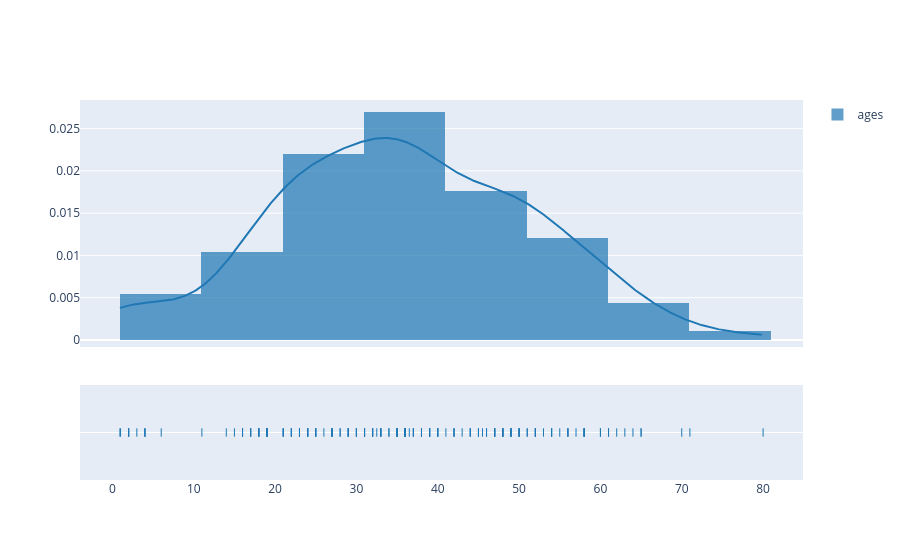

Notebook code cell kept with this figure:
### Markdown cell above
We can also control how the data is divided

### Code cell
ff.create_distplot([ti['age']], ['ages'], bin_size=10)

### Figure 1 — Plotly figure (JSON) as saved in the notebook; plotly's stock layout.template omitted (floating-point values rounded to 4 significant figures; data arrays with more than 128 entries replaced by an {"elided": "..."} marker saying what was removed)
{"data": [{"autobinx": false, "histnorm": "probability density", "legendgroup": "ages", "marker": {"color": "rgb(31, 119, 180)"}, "name": "ages", "opacity": 0.7, "type": "histogram", "x": {"elided": "182 float values"}, "xaxis": "x", "xbins": {"end": 80, "size": 10, "start": 0.92}, "yaxis": "y"}, {"legendgroup": "ages", "marker": {"color": "rgb(31, 119, 180)"}, "mode": "lines", "name": "ages", "showlegend": false, "type": "scatter", "x": {"elided": "500 float values"}, "xaxis": "x", "y": {"elided": "500 float values"}, "yaxis": "y"}, {"legendgroup": "ages", "marker": {"color": "rgb(31, 119, 180)", "symbol": "line-ns-open"}, "mode": "markers", "name": "ages", "showlegend": false, "type": "scatter", "x": {"elided": "182 float values"}, "xaxis": "x", "y": {"elided": "182 str values"}, "yaxis": "y2"}], "layout": {"barmode": "overlay", "hovermode": "closest", "legend": {"traceorder": "reversed"}, "xaxis": {"anchor": "y2", "domain": [0, 1], "zeroline": false}, "yaxis": {"anchor": "free", "domain": [0.35, 1], "position": 0}, "yaxis2": {"anchor": "x", "domain": [0, 0.25], "dtick": 1, "showticklabels": false}}}
